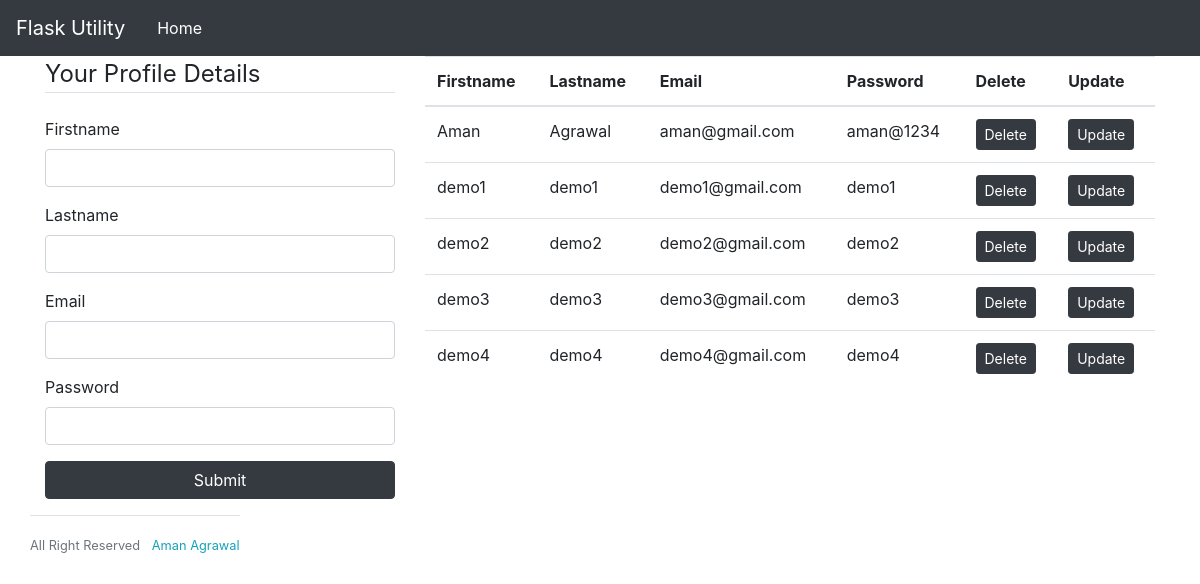
The page / on the database its author committed.
### app.py (models this page shows)
class User1(db.Model):
    id = db.Column(db.Integer,primary_key=True, autoincrement=True)
    firstname = db.Column(db.String(200))
    lastname = db.Column(db.String(200))
    email = db.Column(db.String(200))
    password = db.Column(db.String(200))

### app.py (the view, shortened to what this page needs)
@app.route('/',methods=['GET','POST'])
def get():
    if request.method == "GET":
        user1s = User1.query.all()
        page ='home'
        user = User1(firstname='',lastname='',email='',password='')
        return render_template('home.html',user1s=user1s,page=page,user=user)

### templates/home.html (shortened to what this page needs)
{% extends 'index.html' %}
{% block content %}
<div class="row">
    <div class="col-lg-4">
        {% if page == 'home' %}
        <form action="/" method="POST" class="form-group">
        {% endif %}
        <fieldset class="form-group">
            <legend class="border-bottom mb-4 "><span class="glyphicon glyphicon-user">Your Profile Details</span></legend>
            <div class="form-group">
                <label for="">Firstname</label>
                <input type="text" name="firstname" class="form-control" value={{user.firstname}}>
            </div>
            <div class="form-group">
                <label for="">Lastname</label>
                <input type="text" name="lastname" class="form-control" value={{user.lastname}}>
            </div>
            <div class="form-group">
                <label for="">Email</label>
                <input type="text" name="email" class="form-control" value={{user.email}}>
            </div>
            <div class="form-group">
                <label for="">Password</label>
                <input type="password" name="password" class="form-control" value={{user.password}}>
            </div>
        <button class="btn btn-block btn-dark">Submit</button>
        </form>
    </div>
    <div class="col-lg-8">
        <table class="table">
            <thead>
                <th>Firstname</th>
                <th>Lastname</th>
                <th>Email</th>
                <th>Password</th>
                <th>Delete</th>
                <th>Update</th>
            </thead>
            <tbody>
                {% for i in user1s %}
                <tr>
                    <td>{{ i.firstname }}</td>
                    <td>{{ i.lastname }}</td>
                    <td>{{ i.email }}</td>
                    <td>{{ i.password }}</td>
                    <td>
                        <a href="{{ url_for('.delete',id=i.id)}}" class="btn btn-sm btn-dark">Delete</a>
                    </td>
                    <td>
                        <a href="{{ url_for('.update',id=i.id)}}" class="btn btn-sm btn-dark">Update</a>
                    </td>
                </tr>
                {% endfor %}
            </tbody>
        </table>
    </div>
    <div class="border-top pt-3">
        <small class="text-muted">
            All Right Reserved <a class="ml-2 text-info" href="{{ url_for('get')}}" >Aman Agrawal</a>
        </small>
    </div>
</div>
{% endblock %}

### templates/index.html (shortened to what this page needs)
<!DOCTYPE html>
<html lang="en">
<head>
  <link rel="stylesheet" href="https://stackpath.bootstrapcdn.com/bootstrap/4.3.1/css/bootstrap.min.css"
>
</head>
<body>
  <nav class="navbar navbar-expand-lg navbar-dark bg-dark">
    <a class="navbar-brand" href="#">Flask Utility</a>
    <div class="collapse navbar-collapse" id="navbarNavAltMarkup">
      <div class="navbar-nav ml-2 ">
        <a class="nav-item nav-link active" href="#">
          Home <span class="sr-only">(current)</span></a>
      </div>
    </div>
  </nav>
  <div class="container">
    {% block content %}{% endblock %}
  </div>
</body>
</html>

### rows shown on the page
User1: firstname "Aman", lastname "Agrawal", email "aman@gmail.com", password "aman@1234"
User1: firstname "demo1", lastname "demo1", email "demo1@gmail.com", password "demo1"
User1: firstname "demo2", lastname "demo2", email "demo2@gmail.com", password "demo2"
User1: firstname "demo3", lastname "demo3", email "demo3@gmail.com", password "demo3"
User1: firstname "demo4", lastname "demo4", email "demo4@gmail.com", password "demo4"
